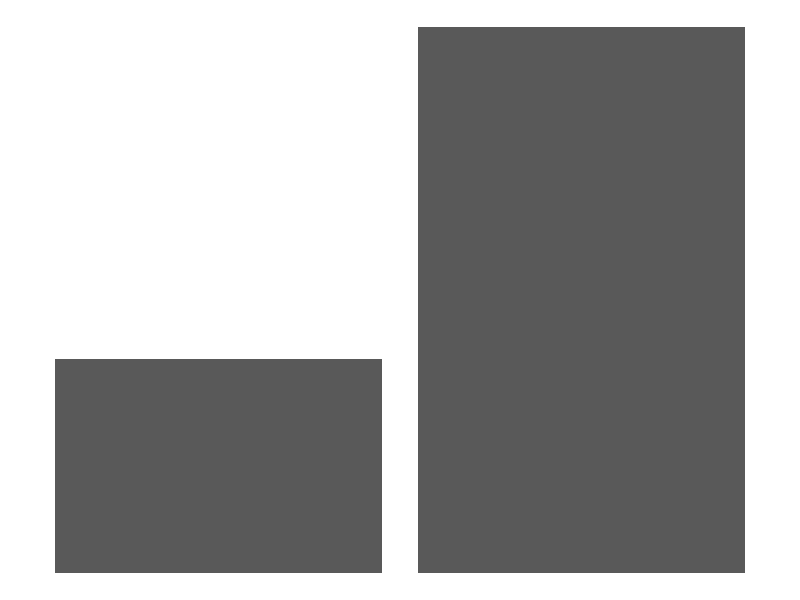
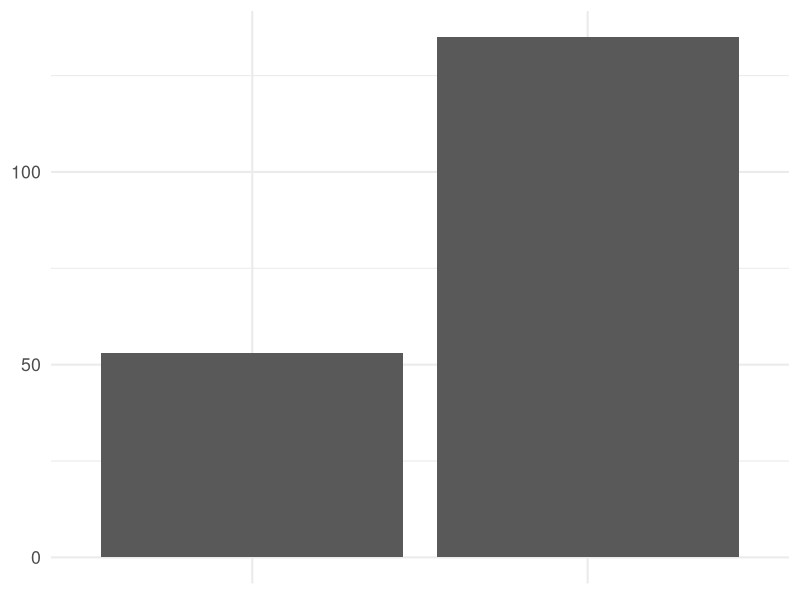

Write R code to recreate these figures, in order.
## ---- chunk 1
#| echo: false
#| message: false
library(tidyverse)
ggplot2::theme_set(theme_minimal(base_size = 16))

df <- tribble(
  ~exam, ~n,
  "Exam 1", 53,
  "Exam 2", 135
)

ggplot(df, aes(x = exam, y = n)) +
  geom_col() +
  theme_void()
## ---- chunk 2
#| echo: false
ggplot(df, aes(x = exam, y = n)) +
  geom_col() +
  theme(
    axis.text.x = element_blank(),
    axis.title = element_blank()
  )
